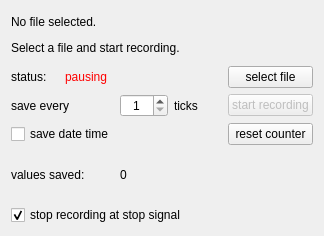
<?xml version="1.0" encoding="UTF-8"?>
<ui version="4.0">
 <class>allSaveWindow</class>
 <widget class="QWidget" name="allSaveWindow">
  <property name="geometry">
   <rect>
    <x>0</x>
    <y>0</y>
    <width>324</width>
    <height>236</height>
   </rect>
  </property>
  <property name="windowTitle">
   <string>all saver</string>
  </property>
  <layout class="QGridLayout" name="gridLayout">
   <item row="4" column="0" colspan="2">
    <widget class="QLabel" name="lbl_numSaved_lbl">
     <property name="text">
      <string>values saved:</string>
     </property>
    </widget>
   </item>
   <item row="0" column="0" colspan="5">
    <widget class="QLabel" name="lbl_fileName">
     <property name="text">
      <string>&lt;html&gt;&lt;head/&gt;&lt;body&gt;&lt;p&gt;No file selected.&lt;/p&gt;&lt;p&gt;Select a file and start recording.&lt;/p&gt;&lt;/body&gt;&lt;/html&gt;</string>
     </property>
     <property name="wordWrap">
      <bool>true</bool>
     </property>
    </widget>
   </item>
   <item row="1" column="1" colspan="2">
    <widget class="QLabel" name="lbl_status">
     <property name="styleSheet">
      <string notr="true">color:red;</string>
     </property>
     <property name="text">
      <string>pausing</string>
     </property>
    </widget>
   </item>
   <item row="1" column="4">
    <widget class="QPushButton" name="btn_selectFile">
     <property name="text">
      <string>select file</string>
     </property>
    </widget>
   </item>
   <item row="2" column="4">
    <widget class="QPushButton" name="btn_startStop">
     <property name="enabled">
      <bool>false</bool>
     </property>
     <property name="text">
      <string>start recording</string>
     </property>
    </widget>
   </item>
   <item row="2" column="2">
    <widget class="QSpinBox" name="spb_ticks">
     <property name="alignment">
      <set>Qt::AlignCenter</set>
     </property>
     <property name="minimum">
      <number>1</number>
     </property>
    </widget>
   </item>
   <item row="2" column="3">
    <widget class="QLabel" name="lbl_tick_lbl">
     <property name="text">
      <string>ticks</string>
     </property>
    </widget>
   </item>
   <item row="2" column="0" colspan="2">
    <widget class="QLabel" name="lbl_frequeny_lbl">
     <property name="text">
      <string>save every</string>
     </property>
    </widget>
   </item>
   <item row="1" column="0">
    <widget class="QLabel" name="lbl_status_lbl">
     <property name="text">
      <string>status:</string>
     </property>
    </widget>
   </item>
   <item row="6" column="0" colspan="5">
    <widget class="QCheckBox" name="chb_setZeroAtStopSignal">
     <property name="text">
      <string>stop recording at stop signal</string>
     </property>
     <property name="checked">
      <bool>true</bool>
     </property>
    </widget>
   </item>
   <item row="3" column="0" colspan="4">
    <widget class="QCheckBox" name="chb_saveDateTime">
     <property name="text">
      <string>save date time</string>
     </property>
    </widget>
   </item>
   <item row="3" column="4">
    <widget class="QPushButton" name="btn_resetCounter">
     <property name="text">
      <string>reset counter</string>
     </property>
    </widget>
   </item>
   <item row="4" column="2" colspan="2">
    <widget class="QLabel" name="lbl_numSaved">
     <property name="text">
      <string>0</string>
     </property>
    </widget>
   </item>
  </layout>
 </widget>
 <resources/>
 <connections/>
</ui>
